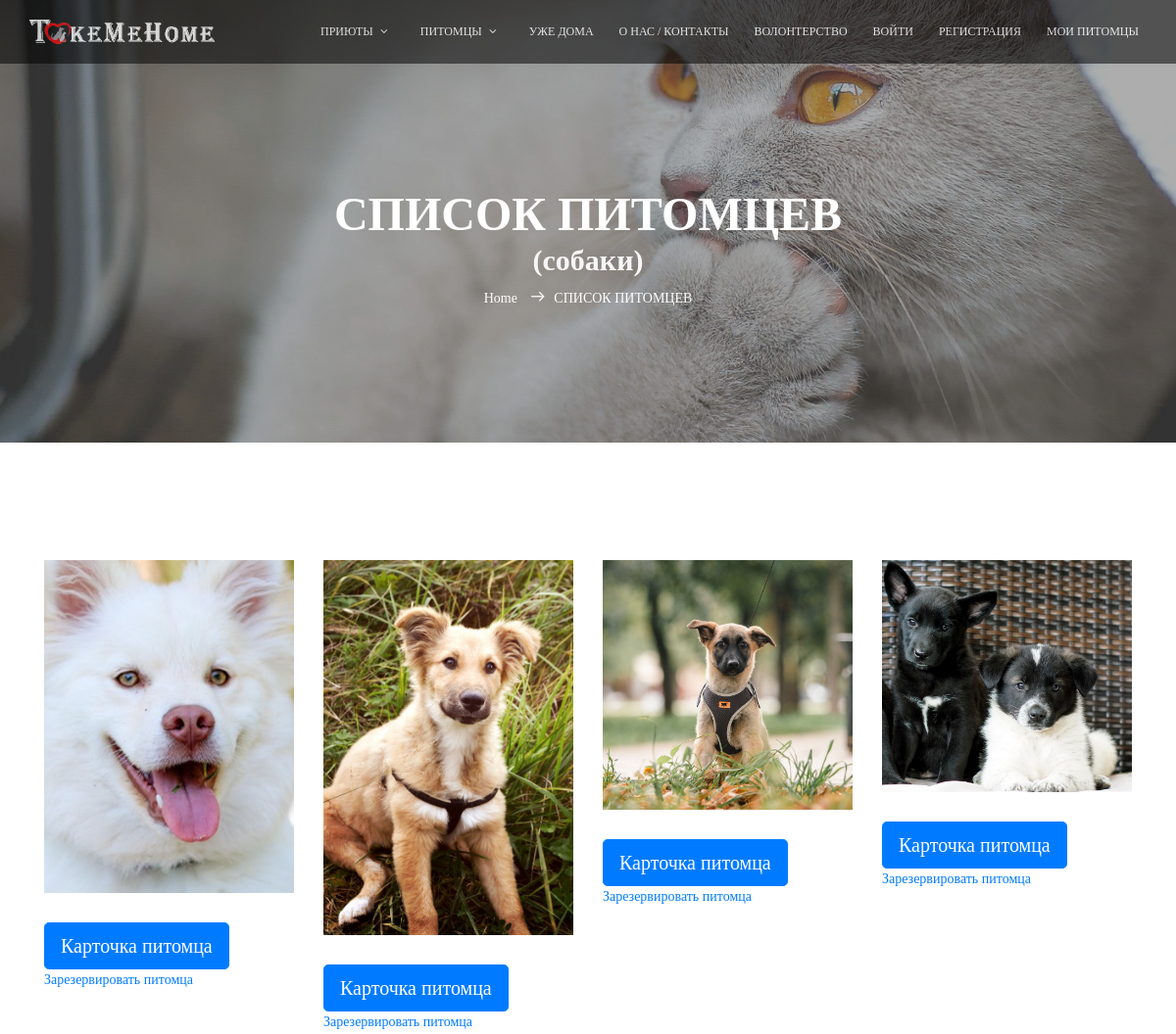
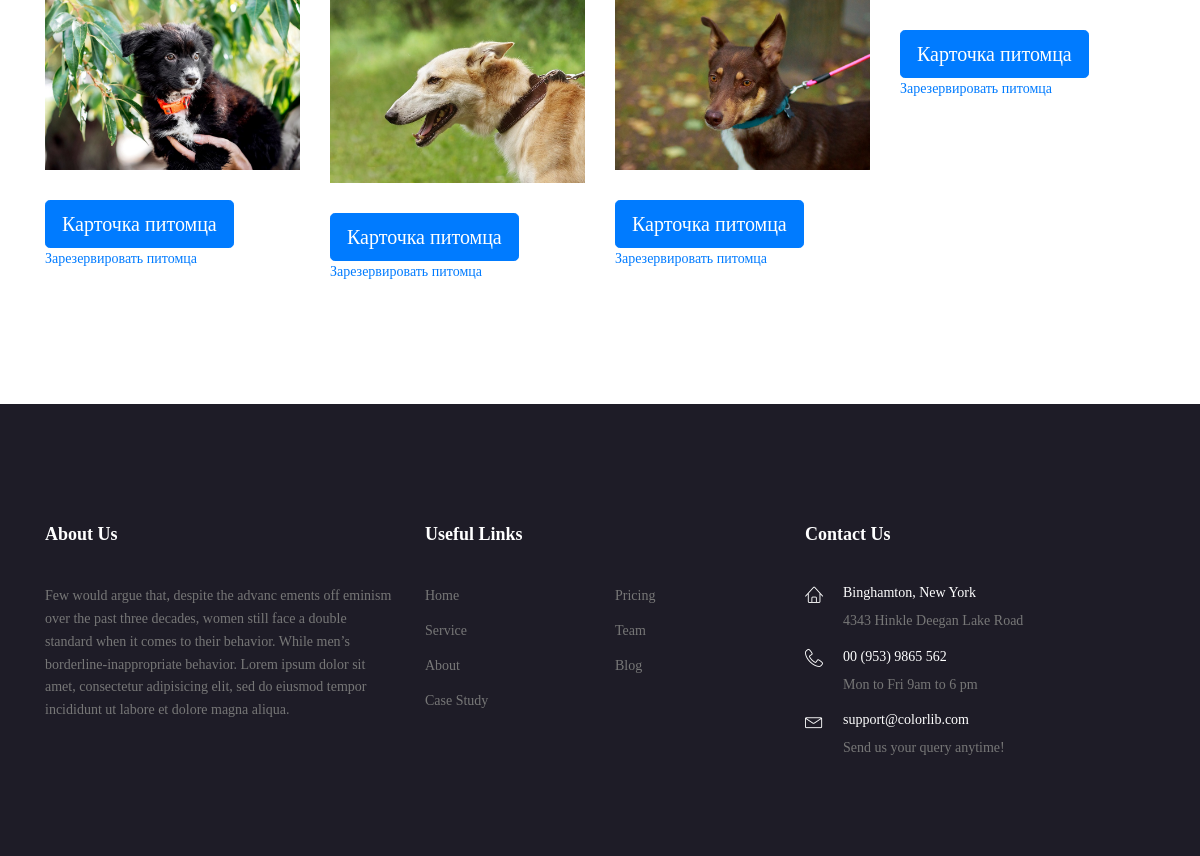
/dogs/, run on the app's committed database (2 pictures, top to bottom).
### mainapp/models.py (models this page shows, shortened)
class Core(models.Model):
    class Meta:
        ordering = ('-is_active', 'sort', 'name')
        verbose_name = 'Ядро'
        verbose_name_plural = 'Ядра'
    name = models.CharField(verbose_name='заголовок объекта', max_length=255, null=True)
    description = models.TextField(verbose_name='описание объекта', blank=True, null=True)
    sort = models.IntegerField(verbose_name='номер объекта для сортировки', default=0, blank=True, null=False)
    is_active = models.BooleanField(verbose_name='активен ли объект', default=True, db_index=True)
    created = models.DateTimeField(verbose_name='создан', auto_now_add=True)
    updated = models.DateTimeField(verbose_name='обновлен', auto_now=True)
    def __str__(self):
        return f'{self.name}' if self.name else ''

class Menu(Core):
    class Meta:
        ordering = ('parent_id', 'sort', 'name')
        verbose_name = 'Элемент меню'
        verbose_name_plural = 'Меню сайта'
    url = models.CharField('ссылка', max_length=255, blank=False, null=False, default='#')
    css_class = models.CharField('CSS-Класс блока меню', max_length=30, null=False, blank=True, default='')
    seen_guests = models.BooleanField('виден незарегистрированным пользователям', default=True)
    seen_users = models.BooleanField('виден зарегистрированным пользователям', default=False)
    seen_shelters = models.BooleanField('виден приютам', default=False)
    parent = models.ForeignKey('self', verbose_name='суперкласс меню', null=True, blank=True, related_name='submenus',
                               on_delete=models.CASCADE)
    objects = MenuManager()
    def __getattr__(self, attr):
        if attr.startswith('get_menu_'):
            return type(self).objects.get_menu(attr[9:])
        return super().__getattr__(attr)
    def get_url(self):
        return reverse(self.url) if ':' in self.url else self.url

class Core(models.Model):
    class Meta:
        ordering = ('-is_active', 'sort', 'name')
        verbose_name = 'Ядро'
        verbose_name_plural = 'Ядра'
    name = models.CharField(verbose_name='заголовок объекта', max_length=255, null=True)
    description = models.TextField(verbose_name='описание объекта', blank=True, null=True)
    sort = models.IntegerField(verbose_name='номер объекта для сортировки', default=0, blank=True, null=False)
    is_active = models.BooleanField(verbose_name='активен ли объект', default=True, db_index=True)
    created = models.DateTimeField(verbose_name='создан', auto_now_add=True)
    updated = models.DateTimeField(verbose_name='обновлен', auto_now=True)
    def __str__(self):
        return f'{self.name}' if self.name else ''

class Pet(Core):
    pet_shelter = models.ForeignKey(Shelter, on_delete=models.CASCADE, related_name='pets', blank=False, null=False)
    pet_category = models.ForeignKey(PetCategory, on_delete=models.CASCADE)
    pet_status = models.ForeignKey(PetStatus, on_delete=models.CASCADE)
    pet_breed = models.ForeignKey(PetBreed, on_delete=models.CASCADE)
    pet_gender = models.ForeignKey(PetGender, on_delete=models.CASCADE)
    pet_size = models.ForeignKey(PetSize, on_delete=models.CASCADE)
    pet_wool_length = models.ForeignKey(PetWool, on_delete=models.CASCADE)
    pet_color = models.ForeignKey(PetColor, on_delete=models.CASCADE)
    pet_character = models.ForeignKey(PetCharacter, on_delete=models.CASCADE)
    age = models.PositiveIntegerField(verbose_name='возраст (лет)', default=0)
    month = models.PositiveIntegerField(verbose_name='возраст (мес)', default=0)

class Picture(Core):
    class Meta:
        ordering = ('sort', 'updated')
        verbose_name = 'Картинка'
        verbose_name_plural = 'Картинки'
    image = models.ImageField(upload_to='images')
    related_obj = models.ForeignKey(Core,
                                    verbose_name='изображения',
                                    null=True, blank=True,
                                    related_name='images',
                                    on_delete=models.CASCADE)

### mainapp/views.py (the view)
# urls.py: path('dogs/', dog_list, name='dog_list'),
def dog_list(request, page=1):
    title = 'СПИСОК ПИТОМЦЕВ'
    dogs = Pet.objects.filter(pet_category_id=6)
    pet_class = PetCategory.objects.get(id=6)
    content = {
        'pet_class': pet_class,
        'title': title,
        'pets': dogs,
    }
    return render(request, 'mainapp/dogs.html', content)

### mainapp/context_processors.py (called while the page is built)
def get_context(request):
    context = {
        'menu': Menu(),
    }
    return context

### mainapp/models.py (called while the page is built)
    def get_menu(self, attr):
        return self.filter(name=attr, parent_id__isnull=True).first()

### mainapp/templates/mainapp/dogs.html (shortened to what this page needs)
{% extends 'mainapp/base.html' %}
{% block main_banner %}
{% include 'mainapp/includes/inc-main_banner_small.html' %}
{% endblock %}
{% block content %}
<section class="cat-list-area section-gap">
    <div class="container">
        <div class="row">
            {% for pet in pets %}
            <div class="col-lg-3 col-md-6">
                <a href="{% url 'mainapp:pet_card' pet.pk %}">
                    <div class="single-cat-list">
                        <img src="{{pet.images.first.image.url}}" alt="" class="img-fluid">
                    </div>
                </a>
                <button type="button" id="mymodal" class="btn btn-primary btn-lg" data-toggle="modal" data-target="#myModal_{{ pet.pk }}">
                    Карточка питомца
                </button>
            <a href="{% url 'reserve:add' pet.pk %}"> Зарезервировать питомца </a>
            </div>
            {% endfor %}
        </div>
    </div>
</section>
{% endblock %}

### mainapp/templates/mainapp/includes/mainmenu.html (shortened to what this page needs)
<nav id="nav-menu-container">
    <ul class="nav-menu {{ menu.css_class }}">
        {% for object in menu.submenus.all %}
            <li class="mainmenu {{ obj.css_class }}"><a href="{{ object.get_url }}"> {{ object.name }} </a>
            </li>
        {% endfor %}
        <li><a href="{% url 'mainapp:volunteer' %}">Волонтерство</a></li>
        {% if user.is_authenticated %}
            {% if user.avatar %}
                <li><img src="{{ user.avatar.url }}" width="40" alt="" style="border-radius: 50%"></li>
            {% endif %}
            <li class="mainmenu menu-has-children"><a href="{% url 'auth:edit' %}">
                {% if user.first_name %} {{ user.first_name }} {% else %}
                {{ user.username }} {% endif %}</a>
                <ul>
                    {% if user.is_superuser %}
                        <li>
                            <a href="{% url 'adminapp:pet_list' %}">
                                Администрирование
                            </a>
                        </li>
                    {% endif %}
                    <li class=""><a href="{% url 'auth:logout' %}">Выйти</a></li>
                </ul>
            </li>
        {% else %}
            <li class="mainmenu"><a href="{% url 'auth:login' %}">Войти</a></li>
            <li class="mainmenu"><a href="{% url 'auth:register' %}">Регистрация</a></li>
        {% endif %}
        <li class="mainmenu"><a href="{% url 'reserve:view' %}">Мои питомцы</a></li>
    </ul>
</nav>

### mainapp/templates/mainapp/includes/inc-main_banner_small.html
<section class="banner-area relative" id="home">
    <div class="overlay overlay-bg"></div>
    <div class="container">
        <div class="row d-flex align-items-center justify-content-center">
            <div class="about-content col-lg-12">
                <h1 class="text-white">
                    {{ title|capfirst }}
                    {% if pet_class %}
                        <br>
                    <h2 style="text-transform: lowercase; color: whitesmoke">({{ pet_class }})</h2>
                    {% endif %}
                </h1>
                <p class="text-white link-nav"><a href="/">Home </a>
                    <span class="lnr lnr-arrow-right"></span>{{ title }}
                </p>
            </div>
        </div>
    </div>
</section>

### static/css/main.css (style rules this page uses)
body { color: #777777; font-family: 'Century Gothic Regular'; font-size: 14px; font-weight: 300; line-height: 1.625em; position: relative; }
ol, ul { margin: 0; padding: 0; list-style: none; }
a { -webkit-transition: all 0.3s ease 0s; -moz-transition: all 0.3s ease 0s; -o-transition: all 0.3s ease 0s; transition: all 0.3s ease 0s; }
a, a:focus, a:hover { text-decoration: none; outline: 0; }
h1, h2, h3, h4, h5, h6 { font-family: 'Century Gothic Regular'; color: #222222; line-height: 1.2em !important; margin-bottom: 0; margin-top: 0; font-weight: 600; }
h1, .h1 { font-size: 36px; }
h2, .h2 { font-size: 30px; }
.text-white { color: #fff; }
.relative { position: relative; }
.overlay { position: absolute; left: 0; right: 0; top: 0; bottom: 0; }
h1 { font-size: 36px; }
h2 { font-size: 30px; }
h1, h2, h3, h4, h5, h6 { line-height: 1.5em; }
.nav-menu, .nav-menu * { margin: 0; padding: 0; list-style: none; }
.nav-menu li { position: relative; white-space: nowrap; opacity: 1.5; }
.nav-menu > li { float: left; }
.sf-arrows .sf-with-ul { padding-right: 30px; }
.sf-arrows .sf-with-ul:after { content: "\f107"; position: absolute; right: 15px; font-family: FontAwesome; font-style: normal; font-weight: normal; }
#nav-menu-container { margin: 0; }
.nav-menu a { padding: 0 8px 0px 8px; text-decoration: none; display: inline-block; color: #fff; font-weight: 400; font-size: 12px; text-transform: uppercase; outline: none; }
.nav-menu > li { margin-left: 10px; }
#mobile-nav { position: fixed; top: 0; padding-top: 18px; bottom: 0; z-index: 998; background: rgba(0, 0, 0, 0.8); left: -260px; width: 260px; overflow-y: auto; transition: 0.4s; }
#mobile-nav ul { padding: 0; margin: 0; list-style: none; }
#mobile-nav ul li { position: relative; }
#mobile-nav ul li a { color: #fff; font-size: 13px; text-transform: uppercase; overflow: hidden; padding: 10px 22px 10px 15px; position: relative; text-decoration: none; width: 100%; display: block; outline: none; font-weight: 700; }
.section-gap { padding: 120px 0; }
.banner-area { background: url(../img/banner-bg.jpg) center; background-size: cover; opacity: 0.8; }
.banner-area .overlay-bg { background-color: rgba(0, 0, 0, 0.4); }
.link-nav { margin-top: 10px; }
.about-content { margin-top: 70px; padding: 120px 0px; text-align: center; }
.about-content h1 { font-size: 48px; font-weight: 600; }
.about-content a { color: #fff; font-weight: 300; font-size: 14px; }
.about-content .lnr { margin: 0px 10px; font-weight: 600; }
.cat-list-area .single-cat-list { position: relative; margin-bottom: 30px; }
.cat-list-area .single-cat-list img { display: block; width: 100%; height: auto; }

### data on the page
Menu: name "ПРИЮТЫ"
Menu: name "ПИТОМЦЫ"
Menu: name "УЖЕ ДОМА"
Menu: name "О НАС / КОНТАКТЫ"
Core: name "собаки"
Pet: images.first.image (picture)
Pet: images.first.image (picture)
Pet: images.first.image (picture)
Pet: images.first.image (picture)
Pet: images.first.image (picture)
Pet: images.first.image (picture)
Pet: images.first.image (picture)

### other printed values
{{ title|capfirst }} "СПИСОК ПИТОМЦЕВ"
{{ title }} "СПИСОК ПИТОМЦЕВ"
